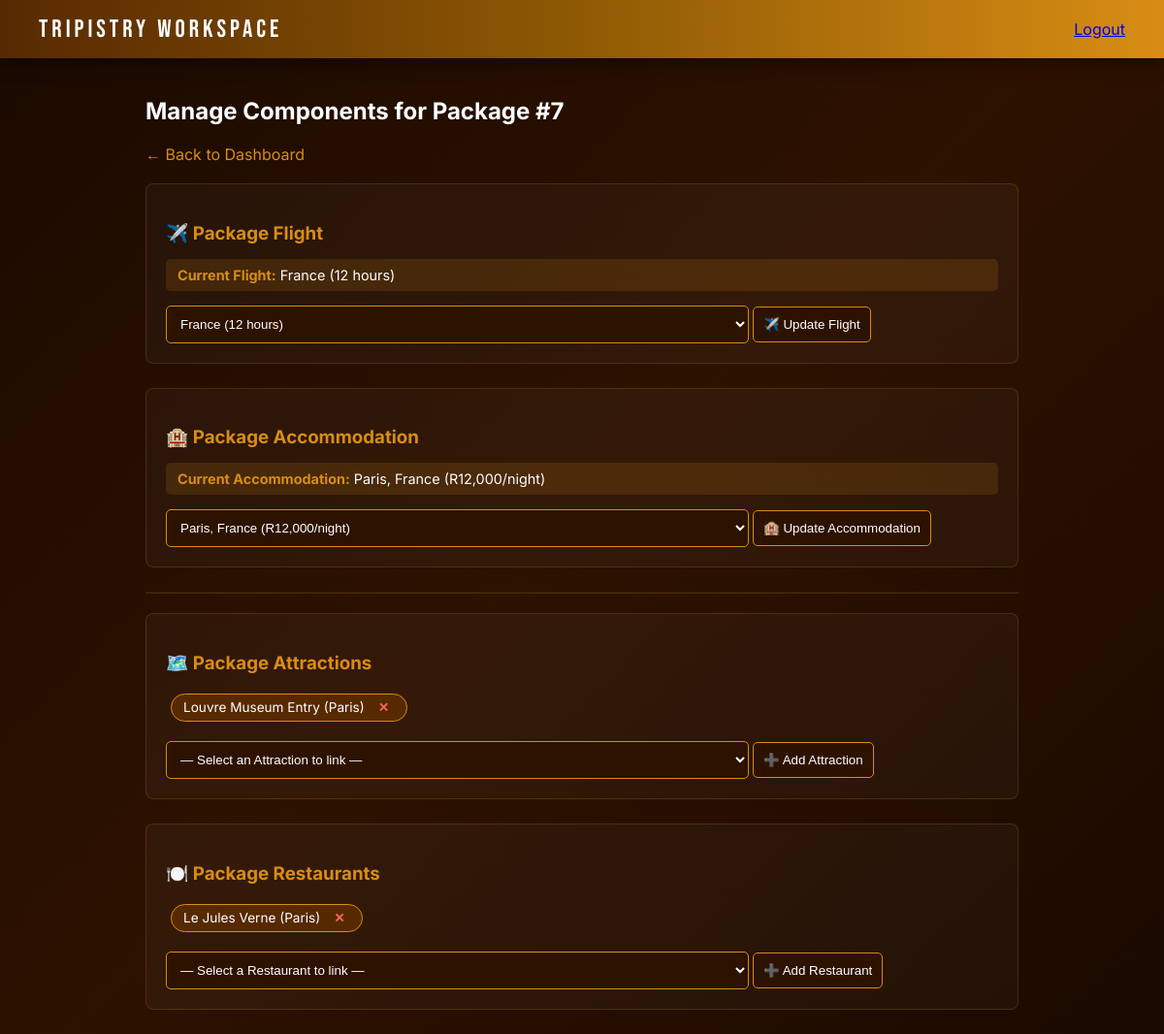
Screenshot of /agency/package_components.php?id=7 (signed in) with the database file from the repository.
### tables this page shows
CREATE TABLE `flight` (
  `flight_ID` int(11) NOT NULL,
  `airline_ID` int(11) DEFAULT NULL,
  `country` varchar(100) DEFAULT NULL,
  `flight_duration` int(11) DEFAULT NULL,
  `flight_date` date DEFAULT NULL,
  `is_domestic` tinyint(1) DEFAULT NULL,
  `is_international` tinyint(1) DEFAULT NULL
);

CREATE TABLE `travel_package` (
  `package_ID` int(11) NOT NULL,
  `package_name` varchar(100) DEFAULT NULL,
  `agency_ID` int(11) DEFAULT NULL,
  `flight_ID` int(11) DEFAULT NULL,
  `accomodation_ID` int(11) DEFAULT NULL,
  `total_cost_price` int(11) DEFAULT NULL,
  `duration` date DEFAULT NULL
);

CREATE TABLE `accomodation` (
  `accomodation_ID` int(11) NOT NULL,
  `name` varchar(100) DEFAULT NULL,
  `country` varchar(100) DEFAULT NULL,
  `city` varchar(100) DEFAULT NULL,
  `street` varchar(100) DEFAULT NULL,
  `street_number` int(11) DEFAULT NULL,
  `postal_code` char(10) DEFAULT NULL,
  `duration` int(11) DEFAULT NULL,
  `cost_per_night` int(11) DEFAULT NULL
);

CREATE TABLE `attraction` (
  `attraction_ID` int(11) NOT NULL,
  `country` varchar(100) DEFAULT NULL,
  `city` varchar(100) DEFAULT NULL,
  `street` varchar(100) DEFAULT NULL,
  `street_number` int(11) DEFAULT NULL,
  `postal_code` char(10) DEFAULT NULL,
  `description` varchar(255) DEFAULT NULL,
  `cost` int(11) DEFAULT NULL,
  `image_url` varchar(500) DEFAULT NULL
);

CREATE TABLE `restaurant` (
  `restaurant_ID` int(11) NOT NULL,
  `name` varchar(100) DEFAULT NULL,
  `rating` int(11) DEFAULT NULL,
  `country` varchar(100) DEFAULT NULL,
  `city` varchar(100) DEFAULT NULL,
  `street` varchar(100) DEFAULT NULL,
  `street_number` int(11) DEFAULT NULL,
  `postal_code` char(10) DEFAULT NULL
);

### agency/package_components.php (the view, shortened to what this page needs)
<?php
$pdo       = get_db();
$agency_id = $_SESSION['agency_id'];
$pkg_id    = isset($_GET['id']) ? (int)$_GET['id'] : 0;
$stmt = $pdo->prepare('SELECT tp.*, f.country AS flight_dest FROM travel_package tp LEFT JOIN flight f ON tp.flight_ID = f.flight_ID WHERE tp.package_ID = ? AND tp.agency_ID = ?');
$stmt->execute([$pkg_id, $agency_id]);
$pkg = $stmt->fetch();
$current_flight_id = $pkg['flight_ID'];
$current_accom_id = $pkg['accommodation_ID'] ?? $pkg['accomodation_ID'] ?? null;
$stmt = $pdo->prepare('SELECT a.* FROM package_attraction pa JOIN attraction a ON pa.attraction_ID = a.attraction_ID WHERE pa.package_ID = ?');
$stmt->execute([$pkg_id]);
$cur_attractions = $stmt->fetchAll();
$stmt = $pdo->prepare('SELECT r.* FROM package_restaurant pr JOIN restaurant r ON pr.restaurant_ID = r.restaurant_ID WHERE pr.package_ID = ?');
$stmt->execute([$pkg_id]);
$cur_restaurants = $stmt->fetchAll();
$avail_flights = $pdo->query('SELECT flight_ID, country, flight_duration FROM flight ORDER BY country')->fetchAll();
$avail_accommodations = $pdo->query('SELECT accomodation_ID, city, country, cost_per_night FROM accomodation ORDER BY country, city')->fetchAll();
?>
<!DOCTYPE html>
<html lang="en">
<head>
    <link rel="stylesheet" href="/tripistry/css/dashboard.css">
</head>
<body>
<nav class="nav">
  <a href="/tripistry/agency/dashboard.php" class="nav-brand">Tripistry Workspace</a>
  <div class="nav-links"><a href="/tripistry/logout.php" class="btn-logout">Logout</a></div>
</nav>
<div class="main-container" style="padding-top: 80px; max-width: 900px; margin: 0 auto;">
  <h2>Manage Components for Package #<?= $pkg_id ?></h2>
  <a href="/tripistry/agency/dashboard.php" style="color:#d88d14; text-decoration:none;">← Back to Dashboard</a>
  <br><br>
  <div class="component-box">
     <h3>✈️ Package Flight</h3>
     <div class="current-item">
         <strong>Current Flight:</strong>
         <?php
         $current_flight = null;
         foreach ($avail_flights as $f) {
             if ($f['flight_ID'] == $current_flight_id) {
                 $current_flight = $f;
                 break;
             }
         }
         if ($current_flight): ?>
             <?= htmlspecialchars($current_flight['country']) ?> (<?= $current_flight['flight_duration'] ?> hours)
         <?php else: ?>
             No flight assigned
         <?php endif; ?>
     </div>
     <form method="POST" style="margin-top:15px;">
        <select name="flight_ID" style="width:70%;">
           <?php foreach($avail_flights as $f): ?>
             <option value="<?= $f['flight_ID'] ?>" <?= $current_flight_id == $f['flight_ID'] ? 'selected' : '' ?>>
                 <?= htmlspecialchars($f['country']) ?> (<?= $f['flight_duration'] ?> hours)
             </option>
           <?php endforeach; ?>
        </select>
        <button type="submit" class="btn-add">✈️ Update Flight</button>
     </form>
  </div>
  <div class="component-box">
     <h3>🏨 Package Accommodation</h3>
     <div class="current-item">
         <strong>Current Accommodation:</strong>
         <?php
         $current_accom = null;
         foreach ($avail_accommodations as $a) {
             if ($a['accomodation_ID'] == $current_accom_id) {
                 $current_accom = $a;
                 break;
             }
         }
         if ($current_accom): ?>
             <?= htmlspecialchars($current_accom['city']) ?>, <?= htmlspecialchars($current_accom['country']) ?> (R<?= number_format($current_accom['cost_per_night']) ?>/night)
         <?php else: ?>
             No accommodation assigned
         <?php endif; ?>
     </div>
     <form method="POST" style="margin-top:15px;">
        <select name="accommodation_ID" style="width:70%;">
           <?php foreach($avail_accommodations as $a): ?>
             <option value="<?= $a['accomodation_ID'] ?>" <?= $current_accom_id == $a['accomodation_ID'] ? 'selected' : '' ?>>
                 <?= htmlspecialchars($a['city']) ?>, <?= htmlspecialchars($a['country']) ?> (R<?= number_format($a['cost_per_night']) ?>/night)
             </option>
           <?php endforeach; ?>
        </select>
        <button type="submit" class="btn-add">🏨 Update Accommodation</button>
     </form>
  </div>
  <hr>
  <div class="component-box">
     <h3>🗺️ Package Attractions</h3>
     <div style="margin-bottom:15px;">
       <?php if(empty($cur_attractions)): ?>
         <p style="color:gray;">No attractions linked yet.</p>
       <?php else: ?>
         <?php foreach ($cur_attractions as $a): ?>
           <span class="tag">
             <?= htmlspecialchars($a['description']) ?> (<?= htmlspecialchars($a['city']) ?>)
             <form method="POST" style="display:inline;">
                <button type="submit">✕</button>
             </form>
           </span>
         <?php endforeach; ?>
       <?php endif; ?>
     </div>
     <form method="POST">
        <select name="attraction_ID" required style="width:70%;">
           <option value="">— Select an Attraction to link —</option>
        </select>
        <button type="submit" class="btn-add">➕ Add Attraction</button>
     </form>
  </div>
  <div class="component-box">
     <h3>🍽️ Package Restaurants</h3>
     <div style="margin-bottom:15px;">
       <?php if(empty($cur_restaurants)): ?>
         <p style="color:gray;">No restaurants linked yet.</p>
       <?php else: ?>
         <?php foreach ($cur_restaurants as $r): ?>
           <span class="tag">
             <?= htmlspecialchars($r['name']) ?> (<?= htmlspecialchars($r['city']) ?>)
             <form method="POST" style="display:inline;">
                <button type="submit">✕</button>
             </form>
           </span>
         <?php endforeach; ?>
       <?php endif; ?>
     </div>
     <form method="POST">
        <select name="restaurant_ID" required style="width:70%;">
           <option value="">— Select a Restaurant to link —</option>
        </select>
        <button type="submit" class="btn-add">➕ Add Restaurant</button>
     </form>
  </div>
</div>
</body>
</html>

### css/dashboard.css (style rules this page uses)
html, body { margin: 0; padding: 0; min-height: 100vh; }
body { background: linear-gradient(135deg, #1a0a00, #2e1200, #1a0a00); background-attachment: fixed; min-height: 100vh; font-family: 'Inter', sans-serif; color: white; }
.nav { position: fixed; top: 0; left: 0; right: 0; height: 60px; background: linear-gradient(to right, #572901, #8f5a04, #d88d14); display: flex; align-items: center; justify-content: space-between; padding: 0 40px; z-index: 1000; box-shadow: 0 4px 20px rgba(0,0,0,0.5); }
.nav-brand { font-family: 'Bebas Neue', sans-serif; font-size: 1.6rem; letter-spacing: 4px; color: white; text-decoration: none; }

### agency/package_components.php (style rules this page uses)
.component-box { background: rgba(255,255,255,0.03); border:1px solid rgba(216,141,20,0.2); border-radius:8px; padding:20px; margin-bottom:25px; }
.tag { display: inline-flex; align-items: center; background:#572901; padding:5px 12px; border-radius:20px; font-size:0.85rem; margin:5px; border:1px solid #d88d14; }
.tag button { background:none; border:none; color:#ff6464; margin-left:8px; cursor:pointer; font-weight:bold; }
select, button.btn-add { padding:10px; background:#2e1200; color:white; border:1px solid #d88d14; border-radius:5px; cursor:pointer; }
.current-item { background: rgba(216,141,20,0.15); padding:8px 12px; border-radius:5px; margin-top:10px; font-size:0.9rem; }
.current-item strong { color: #d88d14; }
hr { border-color: rgba(216,141,20,0.2); margin: 20px 0; }
h3 { color: #d88d14; margin-bottom: 15px; }

### rows the page displays
flight: country "France", flight_duration "12"
travel_package: flight_ID "France (12 hours)", accommodation_ID "Paris, France (R12,000/night)"
accomodation: city "Paris", country "France", cost_per_night "12,000"
attraction: description "Louvre Museum Entry", city "Paris"
restaurant: name "Le Jules Verne", city "Paris"

### other values shown
$pkg_id "7"
